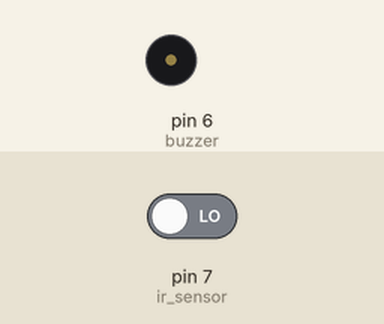
Simulated run of this sketch. Board: Arduino Uno, built with avr-gcc and run on an emulated ATmega328P. On the bench: buzzer (waves = sounding, pin HIGH). The test bench sets the inputs (shaded band); at power-on: pin 7 (ir_sensor) LOW.

Above: at 1.2 s.
1.3 s: pin 7 (ir_sensor) driven HIGH
At 2.5 s:
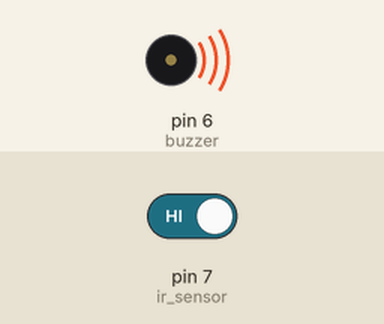
2.8 s: pin 7 (ir_sensor) driven LOW
At 3.8 s:
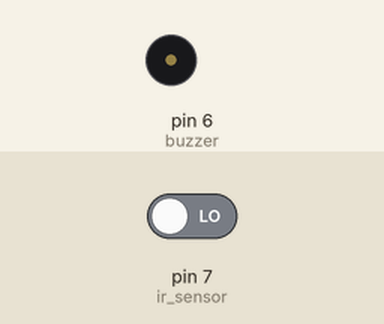
Timing chart, 0 to 5.8 s (numbered marks = the images above; inputs shaded):
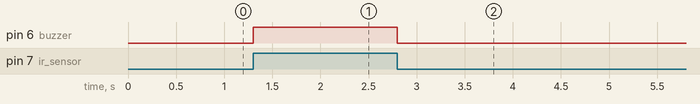

The sketch:

ir.ino
```cpp
int ir_sensor=7;
int buzzer=6;
void setup() {
  // put your setup code here, to run once:
pinMode(ir_sensor,INPUT);
pinMode(buzzer,OUTPUT);
}

void loop() {
  // put your main code here, to run repeatedly:
int data=digitalRead(ir_sensor);
if(data==1)
{
  digitalWrite(buzzer,HIGH);
}
else{
  digitalWrite(buzzer,LOW);
}
Serial.println(data);
}
```

Measured:
- after the input at 1.3 s, pin 6 (buzzer): LOW → HIGH at once
- after the input at 2.8 s, pin 6 (buzzer): HIGH → LOW at once
